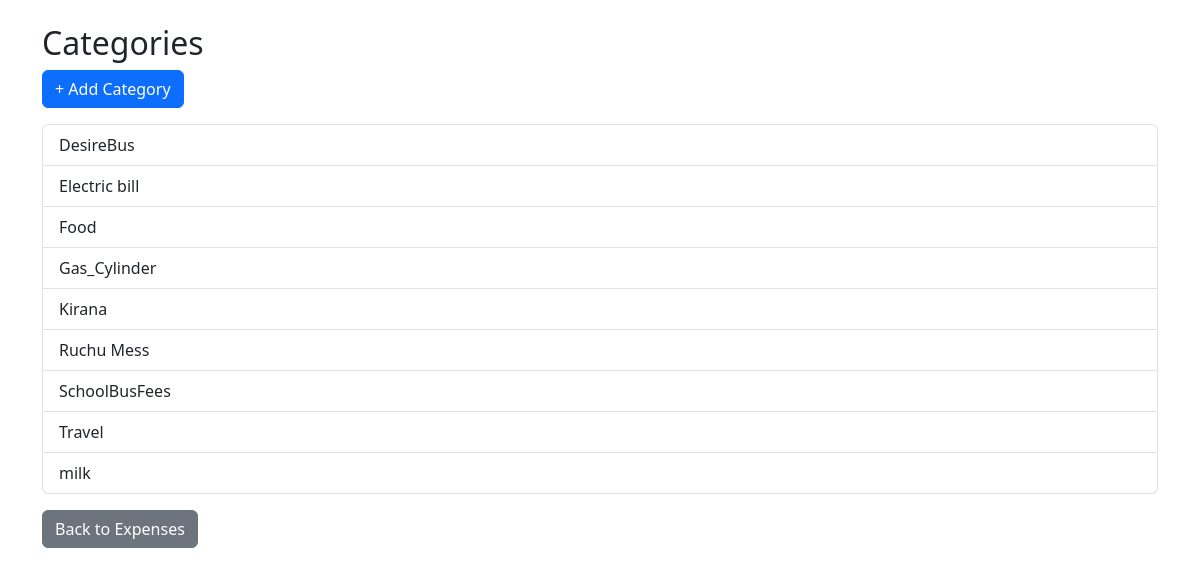
Page /categories/ on the committed database.
### expenses/models.py (models this page shows, shortened)
class Category(models.Model):
    name=models.CharField(max_length=50,unique=True)

### expenses/views.py (the view)
# urls.py: path('categories/', views.category_list, name='category_list'),
def category_list(request):
    categories = Category.objects.all().order_by('name')
    return render(request, 'expenses/category_list.html', {'categories': categories})

### expenses/templates/expenses/category_list.html (shortened to what this page needs)
<!DOCTYPE html>
<html>
<head>
  <link href="https://cdn.jsdelivr.net/npm/bootstrap@5.3.2/dist/css/bootstrap.min.css" rel="stylesheet">
</head>
<body class="container mt-4">
  <h2>Categories</h2>
  <a href="{% url 'add_category' %}" class="btn btn-primary mb-3">+ Add Category</a>
  <ul class="list-group">
    {% for cat in categories %}
      <li class="list-group-item">{{ cat.name }}</li>
    {% empty %}
      <li class="list-group-item">No categories yet.</li>
    {% endfor %}
  </ul>
  <a href="{% url 'add_expense' %}" class="btn btn-secondary mt-3">Back to Expenses</a>
</body>
</html>

### rows in the picture
Category: name "DesireBus"
Category: name "Electric bill"
Category: name "Food"
Category: name "Gas_Cylinder"
Category: name "Kirana"
Category: name "Ruchu Mess"
Category: name "SchoolBusFees"
Category: name "Travel"
Category: name "milk"
